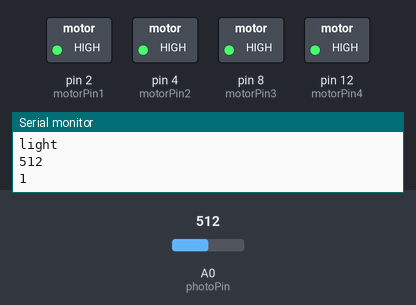
The sketch below on a simulated Arduino Uno, built with avr-gcc and run on an emulated ATmega328P. On the bench: switched loads named in the sketch (green lamp = pin HIGH), the last lines printed to the serial monitor. The inputs (shaded band) are chosen by the test bench; at power-on: A0 (photoPin) = 512. At 2.0 s the program stops and its outputs stay as they are.

Above: at 1.8 s.
1.9 s: A0 (photoPin) set to 122
At 2.5 s:
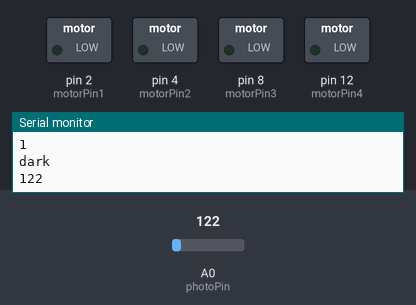
Timing chart, 0 to 3.5 s (numbered marks = the images above; inputs shaded):
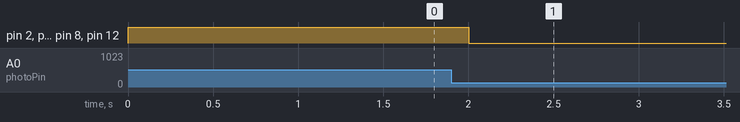

Measured:
- after the input at 1.9 s, pin 2 (motorPin1), pin 4 (motorPin2), pin 8 (motorPin3), pin 12 (motorPin4): HIGH → LOW after 0.10 s

The sketch:

4_motor_prototype.ino
```cpp
// Nathan Samuell and Benjamin Gwynn
// UH CHEMECAR 2023
// currently testing the full motor functionality

// located at https://github.com/btgwynn77089/chemecar/blob/master/prototype/prototype.ino


//instantiation
int motorPin1 = 2; // motor pins
int motorPin2 = 4;
int motorPin3 = 8;
int motorPin4 = 12;
int photoPin = A0; // pin to read photoresistor input
bool isOn = false; // used in the motor control method
int seconds = 0;


//USE THIS VARIABLE TO CONTROL THE LIGHT input
int lightcheck = 150; // variable used as light input threshold during testing


void setup() {
  //pinmode setup
  pinMode(motorPin1, OUTPUT);
  pinMode(motorPin2, OUTPUT);
  pinMode(motorPin3, OUTPUT);
  pinMode(motorPin4, OUTPUT);
  pinMode(photoPin, INPUT);
  Serial.begin(9600); //start serial monitor for monitoring arduino output, can be reached by going to tools > serial monitor
  }


//turns the motors on or off based on a true/false input
void turnMotors(String onOrOff) {
  if (onOrOff == "on") {
    isOn = true;
  }
  else {
    isOn = false;
  }
  if (isOn == true) {
    digitalWrite(motorPin1, HIGH);
    digitalWrite(motorPin2, HIGH);
    digitalWrite(motorPin3, HIGH);
    digitalWrite(motorPin4, HIGH);
  }
  else {
    digitalWrite(motorPin1, LOW);
    digitalWrite(motorPin2, LOW);
    digitalWrite(motorPin3, LOW);
    digitalWrite(motorPin4, LOW);
  }
}

void loop() {
  int value = analogRead(photoPin); // read photoresistor value
  turnMotors("on"); // turn the motors on by default

  if (value < lightcheck) { // check to see if motors should be off
    turnMotors("off");
    String output = "dark";
    Serial.println(output); // debug output
    Serial.println(value); // debug output
    while(1); //forever loop to break the cycle, reset process manually for now using arduino reset button (located by the serial port)
  }
  if (value > lightcheck) {
    String output = "light";
    Serial.println(output); // print light if the motors should be on
    Serial.println(value); //debug ouput
  }

  Serial.println(seconds);
  Serial.println("");
  seconds += 1;
  delay(1000); // waits one second, change this value to change how often the photoresistor checks

  }
```
